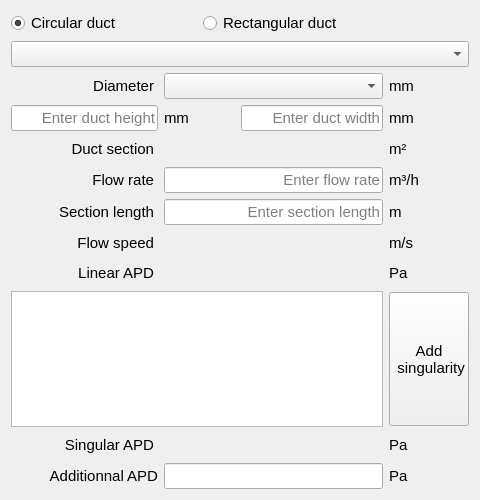
<?xml version="1.0" encoding="UTF-8"?>
<ui version="4.0">
 <class>Form_duct_section</class>
 <widget class="QWidget" name="Form_duct_section">
  <property name="geometry">
   <rect>
    <x>0</x>
    <y>0</y>
    <width>480</width>
    <height>500</height>
   </rect>
  </property>
  <property name="minimumSize">
   <size>
    <width>480</width>
    <height>500</height>
   </size>
  </property>
  <property name="font">
   <font>
    <pointsize>11</pointsize>
   </font>
  </property>
  <property name="windowTitle">
   <string>Duct section</string>
  </property>
  <property name="locale">
   <locale language="English" country="Europe"/>
  </property>
  <layout class="QGridLayout" name="gridLayout">
   <item row="6" column="0">
    <widget class="QLabel" name="la_section_length">
     <property name="minimumSize">
      <size>
       <width>138</width>
       <height>0</height>
      </size>
     </property>
     <property name="text">
      <string>Section length</string>
     </property>
     <property name="alignment">
      <set>Qt::AlignRight|Qt::AlignTrailing|Qt::AlignVCenter</set>
     </property>
     <property name="indent">
      <number>4</number>
     </property>
    </widget>
   </item>
   <item row="0" column="0" colspan="2">
    <widget class="QRadioButton" name="rbtn_circularduct">
     <property name="text">
      <string>Circular duct</string>
     </property>
     <property name="checked">
      <bool>true</bool>
     </property>
     <attribute name="buttonGroup">
      <string notr="true">grbtn_gaine</string>
     </attribute>
    </widget>
   </item>
   <item row="7" column="0">
    <widget class="QLabel" name="la_flow_speed">
     <property name="minimumSize">
      <size>
       <width>138</width>
       <height>0</height>
      </size>
     </property>
     <property name="text">
      <string>Flow speed</string>
     </property>
     <property name="alignment">
      <set>Qt::AlignRight|Qt::AlignTrailing|Qt::AlignVCenter</set>
     </property>
     <property name="indent">
      <number>4</number>
     </property>
    </widget>
   </item>
   <item row="8" column="0">
    <widget class="QLabel" name="la_linAPD">
     <property name="minimumSize">
      <size>
       <width>138</width>
       <height>0</height>
      </size>
     </property>
     <property name="text">
      <string>Linear APD</string>
     </property>
     <property name="alignment">
      <set>Qt::AlignRight|Qt::AlignTrailing|Qt::AlignVCenter</set>
     </property>
     <property name="indent">
      <number>4</number>
     </property>
    </widget>
   </item>
   <item row="6" column="1" colspan="4">
    <widget class="QLineEdit" name="le_section_length">
     <property name="alignment">
      <set>Qt::AlignRight|Qt::AlignTrailing|Qt::AlignVCenter</set>
     </property>
     <property name="placeholderText">
      <string>Enter section length</string>
     </property>
    </widget>
   </item>
   <item row="3" column="0">
    <widget class="QLineEdit" name="le_duct_height">
     <property name="minimumSize">
      <size>
       <width>138</width>
       <height>0</height>
      </size>
     </property>
     <property name="maxLength">
      <number>32767</number>
     </property>
     <property name="frame">
      <bool>true</bool>
     </property>
     <property name="alignment">
      <set>Qt::AlignRight|Qt::AlignTrailing|Qt::AlignVCenter</set>
     </property>
     <property name="placeholderText">
      <string>Enter duct height</string>
     </property>
    </widget>
   </item>
   <item row="9" column="5">
    <widget class="QPushButton" name="btn_add_sing">
     <property name="minimumSize">
      <size>
       <width>0</width>
       <height>134</height>
      </size>
     </property>
     <property name="text">
      <string>Add
 singularity</string>
     </property>
     <property name="autoDefault">
      <bool>false</bool>
     </property>
    </widget>
   </item>
   <item row="5" column="5">
    <widget class="QLabel" name="la_flow_rate_unit">
     <property name="text">
      <string>m³/h</string>
     </property>
    </widget>
   </item>
   <item row="3" column="5">
    <widget class="QLabel" name="la_duct_width_unit">
     <property name="text">
      <string>mm</string>
     </property>
    </widget>
   </item>
   <item row="3" column="3" colspan="2">
    <widget class="QLineEdit" name="le_duct_width">
     <property name="alignment">
      <set>Qt::AlignRight|Qt::AlignTrailing|Qt::AlignVCenter</set>
     </property>
     <property name="placeholderText">
      <string>Enter duct width</string>
     </property>
    </widget>
   </item>
   <item row="5" column="0">
    <widget class="QLabel" name="la_flow_rate">
     <property name="minimumSize">
      <size>
       <width>138</width>
       <height>0</height>
      </size>
     </property>
     <property name="text">
      <string>Flow rate</string>
     </property>
     <property name="alignment">
      <set>Qt::AlignRight|Qt::AlignTrailing|Qt::AlignVCenter</set>
     </property>
     <property name="indent">
      <number>4</number>
     </property>
    </widget>
   </item>
   <item row="10" column="0">
    <widget class="QLabel" name="la_singAPD">
     <property name="minimumSize">
      <size>
       <width>138</width>
       <height>0</height>
      </size>
     </property>
     <property name="text">
      <string>Singular APD</string>
     </property>
     <property name="alignment">
      <set>Qt::AlignRight|Qt::AlignTrailing|Qt::AlignVCenter</set>
     </property>
     <property name="indent">
      <number>4</number>
     </property>
    </widget>
   </item>
   <item row="6" column="5">
    <widget class="QLabel" name="la_section_length_unit">
     <property name="text">
      <string>m</string>
     </property>
    </widget>
   </item>
   <item row="7" column="1" colspan="4">
    <widget class="QLineEdit" name="le_flow_speed">
     <property name="enabled">
      <bool>false</bool>
     </property>
     <property name="frame">
      <bool>false</bool>
     </property>
     <property name="alignment">
      <set>Qt::AlignRight|Qt::AlignTrailing|Qt::AlignVCenter</set>
     </property>
     <property name="placeholderText">
      <string/>
     </property>
    </widget>
   </item>
   <item row="2" column="5">
    <widget class="QLabel" name="la_diameter_unit">
     <property name="text">
      <string>mm</string>
     </property>
    </widget>
   </item>
   <item row="8" column="5">
    <widget class="QLabel" name="la_linAPD_unit">
     <property name="text">
      <string>Pa</string>
     </property>
    </widget>
   </item>
   <item row="0" column="2" colspan="3">
    <widget class="QRadioButton" name="rbtn_rectanguladuct">
     <property name="layoutDirection">
      <enum>Qt::LeftToRight</enum>
     </property>
     <property name="text">
      <string>Rectangular duct</string>
     </property>
     <attribute name="buttonGroup">
      <string notr="true">grbtn_gaine</string>
     </attribute>
    </widget>
   </item>
   <item row="11" column="0">
    <widget class="QLabel" name="la_add_APD">
     <property name="minimumSize">
      <size>
       <width>138</width>
       <height>0</height>
      </size>
     </property>
     <property name="text">
      <string>Additionnal APD</string>
     </property>
     <property name="alignment">
      <set>Qt::AlignRight|Qt::AlignTrailing|Qt::AlignVCenter</set>
     </property>
    </widget>
   </item>
   <item row="4" column="1" colspan="4">
    <widget class="QLineEdit" name="le_duct_section">
     <property name="enabled">
      <bool>false</bool>
     </property>
     <property name="frame">
      <bool>false</bool>
     </property>
     <property name="alignment">
      <set>Qt::AlignRight|Qt::AlignTrailing|Qt::AlignVCenter</set>
     </property>
    </widget>
   </item>
   <item row="10" column="5">
    <widget class="QLabel" name="la_singAPD_unit">
     <property name="text">
      <string>Pa</string>
     </property>
    </widget>
   </item>
   <item row="5" column="1" colspan="4">
    <widget class="QLineEdit" name="le_flow_rate">
     <property name="alignment">
      <set>Qt::AlignRight|Qt::AlignTrailing|Qt::AlignVCenter</set>
     </property>
     <property name="placeholderText">
      <string>Enter flow rate</string>
     </property>
    </widget>
   </item>
   <item row="4" column="0">
    <widget class="QLabel" name="la_duct_sheath">
     <property name="minimumSize">
      <size>
       <width>138</width>
       <height>0</height>
      </size>
     </property>
     <property name="text">
      <string>Duct section</string>
     </property>
     <property name="alignment">
      <set>Qt::AlignRight|Qt::AlignTrailing|Qt::AlignVCenter</set>
     </property>
     <property name="indent">
      <number>4</number>
     </property>
    </widget>
   </item>
   <item row="4" column="5">
    <widget class="QLabel" name="la_duct_section_unit">
     <property name="text">
      <string>m²</string>
     </property>
    </widget>
   </item>
   <item row="9" column="0" colspan="5">
    <widget class="QTableView" name="tV_sing">
     <attribute name="verticalHeaderVisible">
      <bool>false</bool>
     </attribute>
    </widget>
   </item>
   <item row="10" column="1" colspan="4">
    <widget class="QLineEdit" name="le_singAPD">
     <property name="enabled">
      <bool>false</bool>
     </property>
     <property name="palette">
      <palette>
       <active>
        <colorrole role="Text">
         <brush brushstyle="SolidPattern">
          <color alpha="255">
           <red>255</red>
           <green>0</green>
           <blue>0</blue>
          </color>
         </brush>
        </colorrole>
       </active>
       <inactive>
        <colorrole role="Text">
         <brush brushstyle="SolidPattern">
          <color alpha="255">
           <red>0</red>
           <green>0</green>
           <blue>0</blue>
          </color>
         </brush>
        </colorrole>
       </inactive>
       <disabled>
        <colorrole role="Text">
         <brush brushstyle="SolidPattern">
          <color alpha="255">
           <red>120</red>
           <green>120</green>
           <blue>120</blue>
          </color>
         </brush>
        </colorrole>
       </disabled>
      </palette>
     </property>
     <property name="frame">
      <bool>false</bool>
     </property>
     <property name="alignment">
      <set>Qt::AlignRight|Qt::AlignTrailing|Qt::AlignVCenter</set>
     </property>
     <property name="placeholderText">
      <string/>
     </property>
    </widget>
   </item>
   <item row="8" column="1" colspan="4">
    <widget class="QLineEdit" name="le_linAPD">
     <property name="enabled">
      <bool>false</bool>
     </property>
     <property name="palette">
      <palette>
       <active>
        <colorrole role="Text">
         <brush brushstyle="SolidPattern">
          <color alpha="255">
           <red>255</red>
           <green>0</green>
           <blue>0</blue>
          </color>
         </brush>
        </colorrole>
       </active>
       <inactive>
        <colorrole role="Text">
         <brush brushstyle="SolidPattern">
          <color alpha="255">
           <red>0</red>
           <green>0</green>
           <blue>0</blue>
          </color>
         </brush>
        </colorrole>
       </inactive>
       <disabled>
        <colorrole role="Text">
         <brush brushstyle="SolidPattern">
          <color alpha="255">
           <red>120</red>
           <green>120</green>
           <blue>120</blue>
          </color>
         </brush>
        </colorrole>
       </disabled>
      </palette>
     </property>
     <property name="frame">
      <bool>false</bool>
     </property>
     <property name="alignment">
      <set>Qt::AlignRight|Qt::AlignTrailing|Qt::AlignVCenter</set>
     </property>
     <property name="placeholderText">
      <string/>
     </property>
    </widget>
   </item>
   <item row="1" column="0" colspan="6">
    <widget class="QComboBox" name="cbb_material">
     <property name="layoutDirection">
      <enum>Qt::LeftToRight</enum>
     </property>
     <property name="editable">
      <bool>false</bool>
     </property>
     <property name="currentText">
      <string/>
     </property>
     <property name="placeholderText">
      <string>Choose duct material</string>
     </property>
     <property name="modelColumn">
      <number>0</number>
     </property>
    </widget>
   </item>
   <item row="3" column="1">
    <widget class="QLabel" name="la_duct_height_unit">
     <property name="text">
      <string>mm</string>
     </property>
    </widget>
   </item>
   <item row="7" column="5">
    <widget class="QLabel" name="la_flow_speed_unit">
     <property name="text">
      <string>m/s</string>
     </property>
    </widget>
   </item>
   <item row="11" column="1" colspan="4">
    <widget class="QLineEdit" name="le_add_APD">
     <property name="alignment">
      <set>Qt::AlignRight|Qt::AlignTrailing|Qt::AlignVCenter</set>
     </property>
    </widget>
   </item>
   <item row="11" column="5">
    <widget class="QLabel" name="la_unite_PdCdiv">
     <property name="text">
      <string>Pa</string>
     </property>
    </widget>
   </item>
   <item row="2" column="0">
    <widget class="QLabel" name="la_diameter">
     <property name="text">
      <string>Diameter</string>
     </property>
     <property name="alignment">
      <set>Qt::AlignRight|Qt::AlignTrailing|Qt::AlignVCenter</set>
     </property>
     <property name="indent">
      <number>4</number>
     </property>
    </widget>
   </item>
   <item row="2" column="1" colspan="4">
    <widget class="QComboBox" name="cbb_diameter">
     <property name="enabled">
      <bool>true</bool>
     </property>
     <property name="placeholderText">
      <string>choose duct diameter</string>
     </property>
    </widget>
   </item>
  </layout>
 </widget>
 <tabstops>
  <tabstop>rbtn_circularduct</tabstop>
  <tabstop>rbtn_rectanguladuct</tabstop>
  <tabstop>cbb_material</tabstop>
  <tabstop>cbb_diameter</tabstop>
  <tabstop>le_duct_height</tabstop>
  <tabstop>le_duct_width</tabstop>
  <tabstop>le_duct_section</tabstop>
  <tabstop>le_flow_rate</tabstop>
  <tabstop>le_section_length</tabstop>
  <tabstop>le_flow_speed</tabstop>
  <tabstop>le_linAPD</tabstop>
  <tabstop>btn_add_sing</tabstop>
  <tabstop>tV_sing</tabstop>
  <tabstop>le_singAPD</tabstop>
 </tabstops>
 <resources/>
 <connections/>
 <buttongroups>
  <buttongroup name="grbtn_gaine"/>
 </buttongroups>
</ui>
